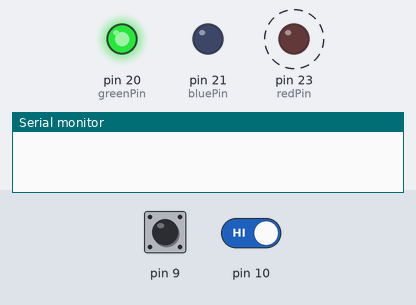
Bench run of a sketch on a simulated Arduino Mega 2560, built with avr-gcc and run on an emulated ATmega2560. Parts: output pins drawn as LEDs (lit = HIGH), the last lines printed to the serial monitor. Dashed ring = blinking. Inputs (shaded band) come from the test bench; at power-on: pin 9 HIGH, pin 10 HIGH.

Above: at 1.2 s.
1.3 s: pin 9 pulled LOW for 0.15 s
At 4.2 s:
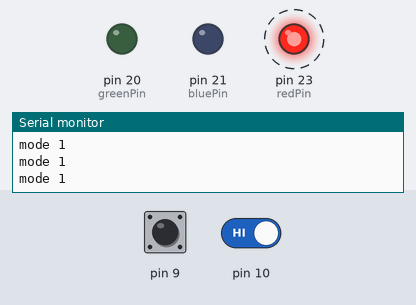
4.4 s: pin 10 driven LOW
At 6.1 s:
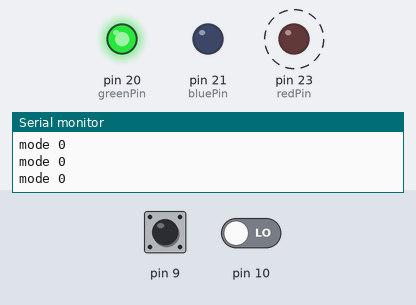
7.4 s: pin 9 pulled LOW for 1 s
At 8.2 s:
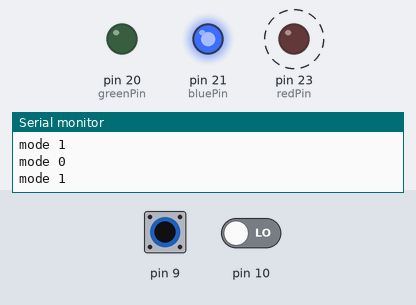
11.4 s: pin 9 pulled LOW for 3.2 s
At 12.6 s:
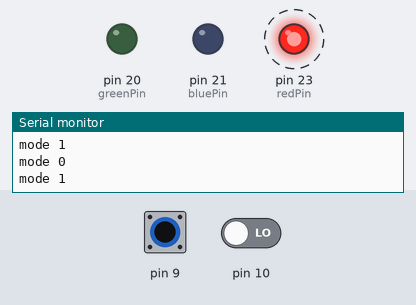
Timing chart, 0 to 17.1 s (numbered marks = the images above; inputs shaded):
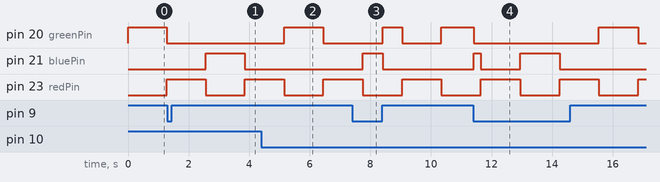

Measured:
- after the input at 1.3 s, pin 20 (greenPin): stays LOW (without the input it goes to HIGH after 1.3 s); pin 21 (bluePin): LOW → HIGH after 1.3 s, → LOW 1.3 s later
- after the input at 4.4 s, pin 20 (greenPin): LOW → HIGH after 0.75 s, → LOW 1.3 s later; pin 21 (bluePin): stays LOW (without the input it goes to HIGH after 0.75 s)
- after the input at 7.4 s, pin 21 (bluePin): LOW → HIGH after 0.34 s, → LOW 0.67 s later
- after the input at 11.4 s, pin 21 (bluePin): LOW → HIGH at once, → LOW 0.22 s later, → HIGH 1.3 s later, → LOW 1.3 s later
- by itself, pin 23 (redPin): alternates HIGH for 1.3 s and LOW for 1.3 s

The sketch:

Lab_4.ino
```cpp
int redPin =  23;
int greenPin = 20;
int bluePin =  21;

void setup()   {
  Serial.begin(38400);
  pinMode(10, INPUT);
  pinMode(9, INPUT_PULLUP);
  pinMode(redPin, OUTPUT);
  pinMode(greenPin, OUTPUT);
  pinMode(bluePin, OUTPUT);
}

int redIntensity = 0;
int mode = 0;

void loop()
{
  // set all 3 pins to the desired intensity
  analogWrite(redPin, redIntensity);
  if (mode == 0) {
    // in mode zero, fade from red to green
    analogWrite(greenPin, 255 - redIntensity);
    analogWrite(bluePin, 0);
  } else {
    // in mode one, fade from red to blue
    analogWrite(greenPin, 0);
    analogWrite(bluePin, 255 - redIntensity);
  }

  if (digitalRead(10) == LOW) {
    // use mode zero when the first button is pressed
    mode = 0;
    Serial.println("mode 0");
  }
  if (digitalRead(9) == LOW) {
    // use mode one when the first button is pressed
    mode = 1;
    Serial.println("mode 1");
  }

  // remain at this color, but not for very long
  delay(10);

  // increase the red
  redIntensity = redIntensity + 1;

  // since 255 is the maximum, set it back to 0
  // when it increments beyond 255
  if (redIntensity > 255) {
    redIntensity = 0;
  }
}
```
